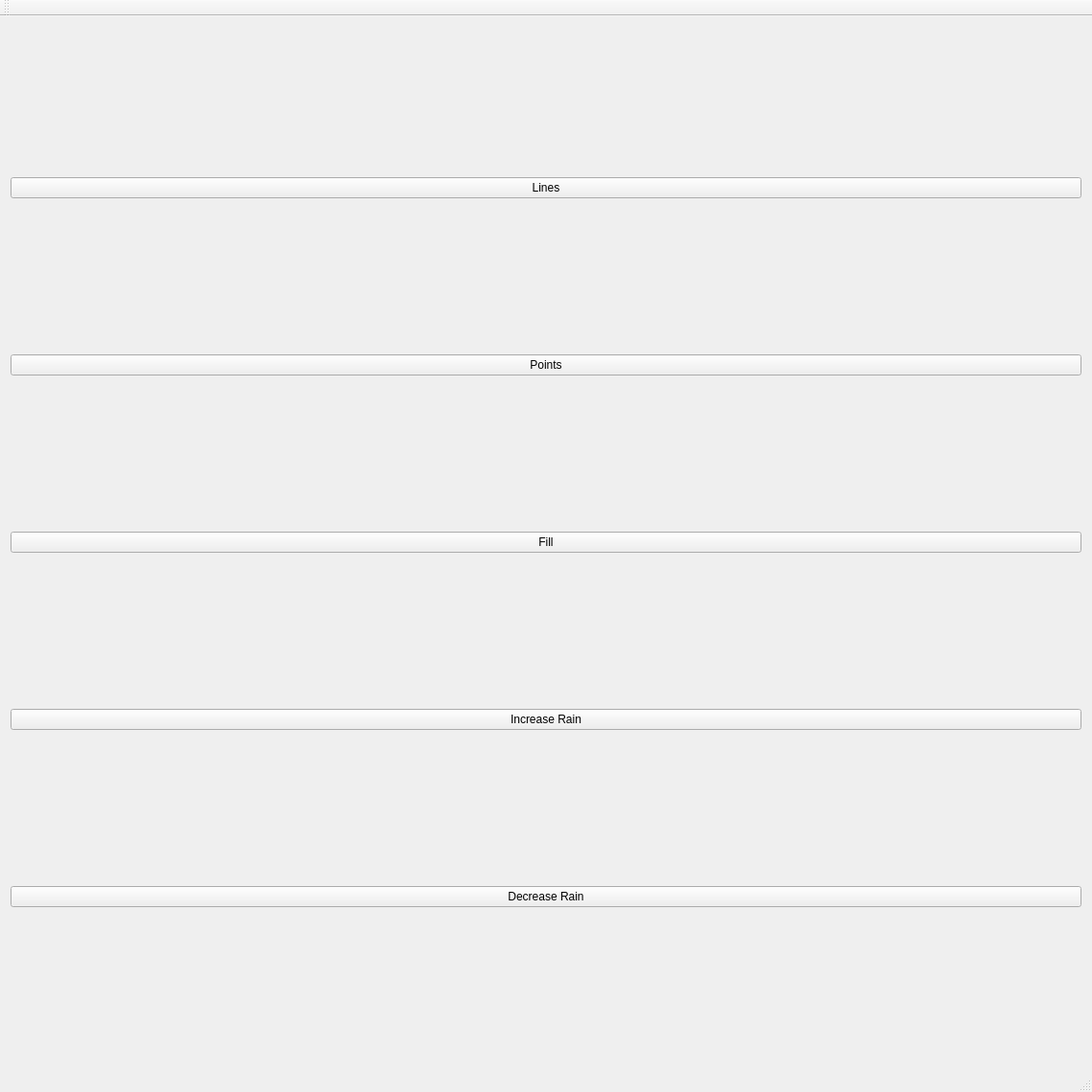
<?xml version="1.0" encoding="UTF-8"?>
<ui version="4.0">
 <class>MainWindow</class>
 <widget class="QMainWindow" name="MainWindow">
  <property name="geometry">
   <rect>
    <x>0</x>
    <y>0</y>
    <width>1140</width>
    <height>1140</height>
   </rect>
  </property>
  <property name="windowTitle">
   <string>OpenGL in Qt</string>
  </property>
  <widget class="QWidget" name="centralWidget">
   <layout class="QVBoxLayout" name="verticalLayout">
    <item>
     <widget class="QPushButton" name="lineButton">
      <property name="text">
       <string>Lines</string>
      </property>
     </widget>
    </item>
    <item>
     <widget class="QPushButton" name="pointButton">
      <property name="maximumSize">
       <size>
        <width>16777215</width>
        <height>16777215</height>
       </size>
      </property>
      <property name="text">
       <string>Points</string>
      </property>
     </widget>
    </item>
    <item>
     <widget class="QPushButton" name="fillButton">
      <property name="text">
       <string>Fill</string>
      </property>
     </widget>
    </item>
    <item>
     <widget class="QPushButton" name="moreRain">
      <property name="sizePolicy">
       <sizepolicy hsizetype="Minimum" vsizetype="Fixed">
        <horstretch>0</horstretch>
        <verstretch>0</verstretch>
       </sizepolicy>
      </property>
      <property name="text">
       <string>Increase Rain</string>
      </property>
     </widget>
    </item>
    <item>
     <widget class="QPushButton" name="lessRain">
      <property name="text">
       <string>Decrease Rain</string>
      </property>
     </widget>
    </item>
    <item>
     <layout class="QVBoxLayout" name="OpenGLLayout">
      <property name="sizeConstraint">
       <enum>QLayout::SetDefaultConstraint</enum>
      </property>
     </layout>
    </item>
   </layout>
  </widget>
  <widget class="QMenuBar" name="menuBar">
   <property name="geometry">
    <rect>
     <x>0</x>
     <y>0</y>
     <width>1140</width>
     <height>21</height>
    </rect>
   </property>
  </widget>
  <widget class="QToolBar" name="mainToolBar">
   <attribute name="toolBarArea">
    <enum>TopToolBarArea</enum>
   </attribute>
   <attribute name="toolBarBreak">
    <bool>false</bool>
   </attribute>
  </widget>
  <widget class="QStatusBar" name="statusBar"/>
 </widget>
 <layoutdefault spacing="6" margin="11"/>
 <resources/>
 <connections/>
</ui>
